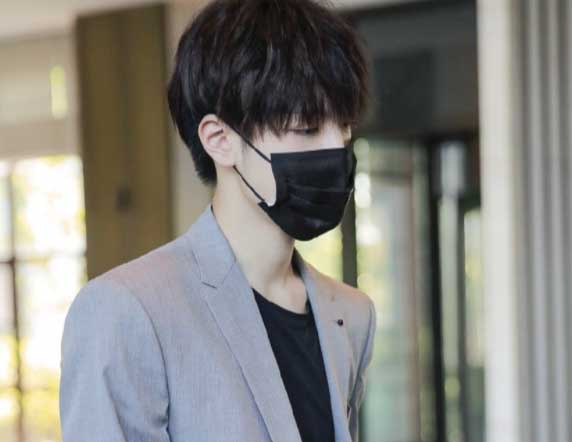
#> input picture jupyter_project/opencv/ryp.jpg, 572 x 442 px, given in place of tu.png, which was not available
$ jupyter execute '图像分割与提取.ipynb'   (text cells are left out)
#> lines starting #> are read from the running program, lines starting #| are printed output that depends on the picture; after the words box and inside, x2 and y2 are one past the last pixel; in counts of white or black regions, pixels touching at a corner belong together; pictures that were not available may be replaced by others from this repository, and a replacement may not be noted
[cell 1]
#利用形态学变换进行获取图像边界
#运用腐蚀操作然后进行相减
import cv2
import numpy as np
import matplotlib.pyplot as plt
o = cv2.imread("E:\\opencv\\txcl\\tu.png")
#> o is the input picture: shape (442, 572, 3); mean B, G, R 126.2, 131.3, 132.5
k = np.ones((5,5), np.uint8)
e = cv2.erode(o, k)
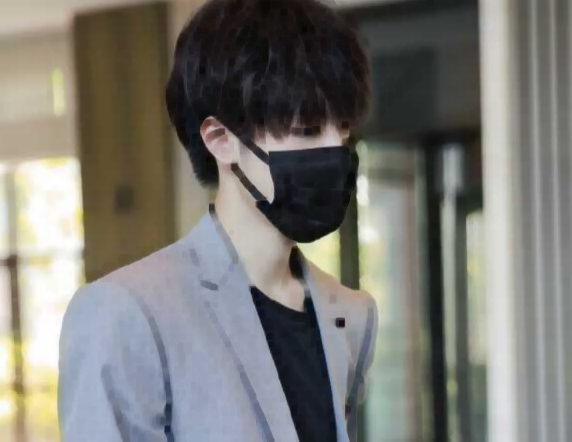
#> e: shape (442, 572, 3); mean B, G, R 115.8, 121.4, 122.5
b = cv2.subtract(o, e)
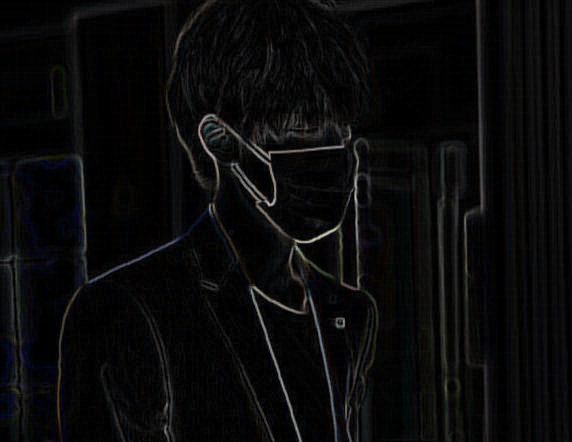
#> b: shape (442, 572, 3); mean B, G, R 10.4, 9.9, 10
plt.subplot(131), plt.imshow(o), plt.axis("off")
plt.subplot(132), plt.imshow(e), plt.axis("off")
plt.subplot(133), plt.imshow(b), plt.axis("off")
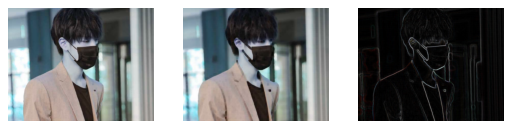
#> figure drawn by matplotlib, 3 panels; B, G, R data is drawn as R, G, B

[cell 2]
import numpy as np
import cv2
import matplotlib.pyplot as plt
img = cv2.imread("E:\\opencv\\txcl\\coin.png")
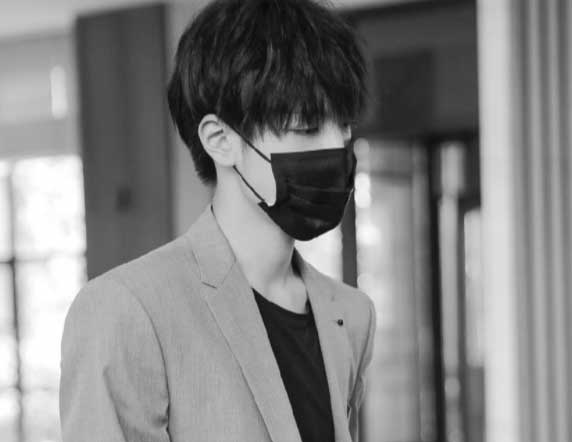
#> input picture jupyter_project/opencv/ryp.png, 572 x 442 px, given in place of coin.png, which was not available
#> img is the input picture: shape (442, 572, 3); min 7, max 255, mean 131.1
gray = cv2.cvtColor(img, cv2.COLOR_BGR2GRAY)   #将图像变为灰度值
img=cv2.cvtColor(img, cv2.COLOR_BGR2RGB)
ishow=img.copy()
ret, thresh = cv2.threshold(gray,0,255, cv2.THRESH_BINARY_INV+cv2.THRESH_OTSU)
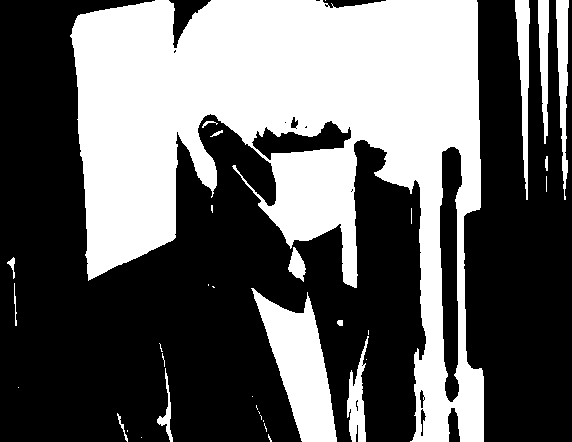
#> thresh: shape (442, 572); 39.5% white; 35 white regions (20 under 20 px), largest, box (x1, y1, x2, y2) and area: (70, 0, 484, 442) 87133, (251, 288, 337, 442) 6365, (515, 0, 530, 200) 1530
#> ret = 118
kernel = np.ones((3,3), np.uint8)
opening = cv2.morphologyEx(thresh, cv2.MORPH_OPEN, kernel, iterations = 2)
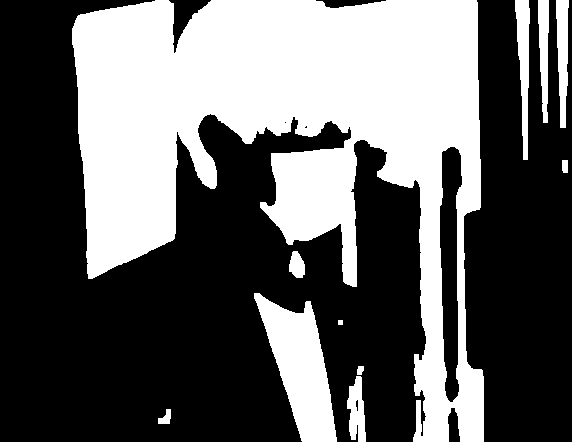
#> opening: shape (442, 572); 38.8% white; 11 white regions, largest, box (x1, y1, x2, y2) and area: (72, 0, 484, 442) 86704, (254, 293, 337, 442) 6326, (515, 0, 530, 160) 1405
dist_transform = cv2.distanceTransform(opening, cv2.DIST_L2,5)
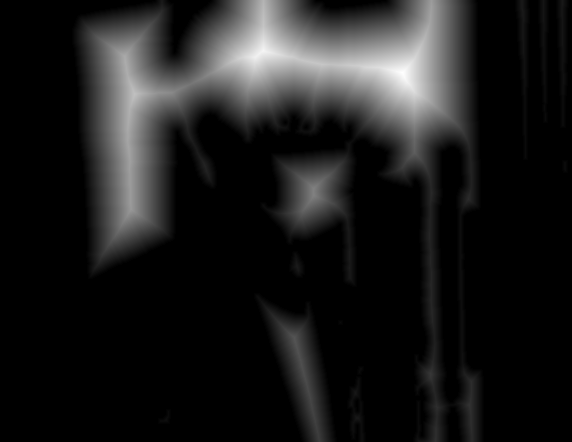
#> dist_transform: shape (442, 572) float32; min 0, max 75.33, mean 8.2; drawn with min black and max white
ret, fore = cv2.threshold(dist_transform,0.7*dist_transform.max(),255,0)
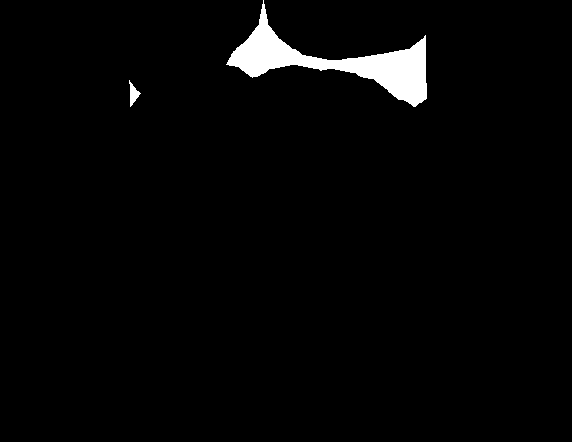
#> fore: shape (442, 572) float32; 2.4% white; 2 white regions, box (x1, y1, x2, y2) and area: (226, 0, 427, 107) 5860, (129, 80, 141, 107) 144
#> ret = 52.73
plt.subplot(131)
plt.imshow(ishow)
plt.axis('off')
plt.subplot(132)
plt.imshow(dist_transform)
plt.axis('off')
plt.subplot(133)
plt.imshow(fore)
plt.axis('off')

[cell 3]
import numpy as np
import cv2
cap = cv2.VideoCapture(0)
while(cap.isOpened()):
    ret, frame = cap.read()
    cv2.imshow("frame", frame)
    c = cv2.waitKey(1)
#> (key Esc is pressed here)
    if c==27:
        break
cap.release()
cv2.destroyAllWindows()

[cell 4]
import numpy as np
import cv2
cap = cv2.VideoCapture("E:\\opencv\\txcl\\test.mp4")
while(cap.isOpened()):
    ret, frame = cap.read()
    frame = cv2.Canny(frame, 100, 200)
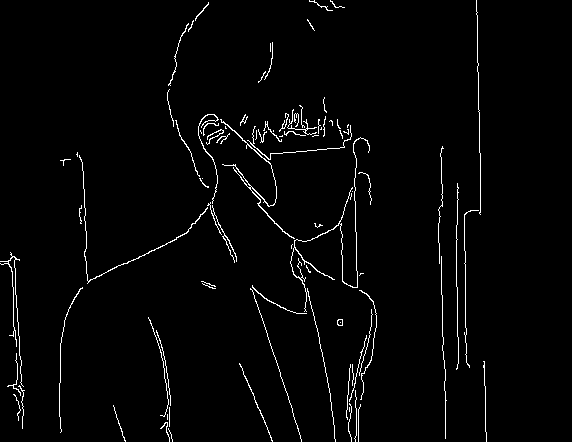
#> frame: shape (442, 572); 2.3% white in thin lines or dots, all inside (x1, y1, x2, y2) = (0, 0, 487, 442)
    cv2.imshow("frame", frame)
    c = cv2.waitKey(25)
#> (key Esc is pressed here)
    if c==27:
        break
cap.release()
cv2.destroyAllWindows()
